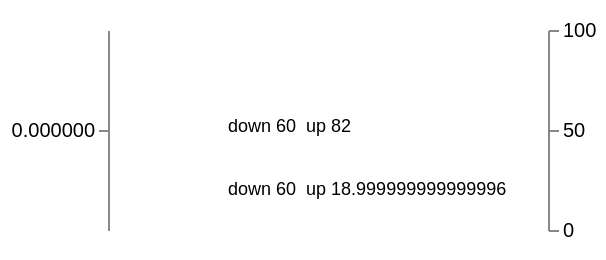

Write the Vega-Lite specification saved for this chart.
### Vega specification from a JSON file in a GitHub repository (floating-point values rounded to 4 significant figures)
{"$schema": "https://vega.github.io/schema/vega/v6.json", "description": "A scale domain a **signal** holds is the list it was given, in the order it was given — exactly as a written-out one is. This engine sent it down the *extent* path instead, which answers `min()..max()`, so a descending domain came back ascending and everything derived from it was backwards. `down` is `[100, 0]`: a linear scale's `zero` reads the domain's **ends** rather than its extremes, pulling a positive first entry to zero and leaving a last entry that is already zero alone, so upstream's domain is `[0, 0]` and every bar is flat. Sorted first it becomes `[0, 100]` and the chart draws as though nothing odd had been asked for. `up` is the same shape the right way round, so the fixture says what the rule costs a chart that asked for nothing strange, which is nothing. An **empty** domain is a separate rule and is not here: upstream builds that scale too, placing nothing and answering `NaN`, where this engine reports an error and builds no scale at all — recorded in STATUS.md as the next change rather than half-fixed alongside this one.", "width": 220, "height": 120, "padding": 5, "signals": [{"name": "down", "value": [100, 0]}, {"name": "up", "value": [0, 100]}], "data": [{"name": "t", "values": [{"k": "a", "v": 28}, {"k": "b", "v": 91}]}], "scales": [{"name": "x", "type": "band", "domain": {"data": "t", "field": "k"}, "range": "width", "padding": 0.2}, {"name": "yDown", "type": "linear", "domain": {"signal": "down"}, "range": [110, 10]}, {"name": "yUp", "type": "linear", "domain": {"signal": "up"}, "range": [110, 10]}], "axes": [{"orient": "left", "scale": "yDown", "tickCount": 3}, {"orient": "right", "scale": "yUp", "tickCount": 3}], "marks": [{"type": "rect", "from": {"data": "t"}, "encode": {"update": {"x": {"scale": "x", "field": "k"}, "width": {"value": 14}, "y": {"scale": "yDown", "field": "v"}, "y2": {"scale": "yDown", "value": 0}, "fill": {"value": "#4c78a8"}}}}, {"type": "text", "from": {"data": "t"}, "encode": {"update": {"x": {"value": 60}, "y": {"signal": "40 + 14 * datum.v / 28"}, "text": {"signal": "'down ' + scale('yDown', datum.v) + '  up ' + scale('yUp', datum.v)"}, "fontSize": {"value": 9}, "baseline": {"value": "top"}}}}]}
